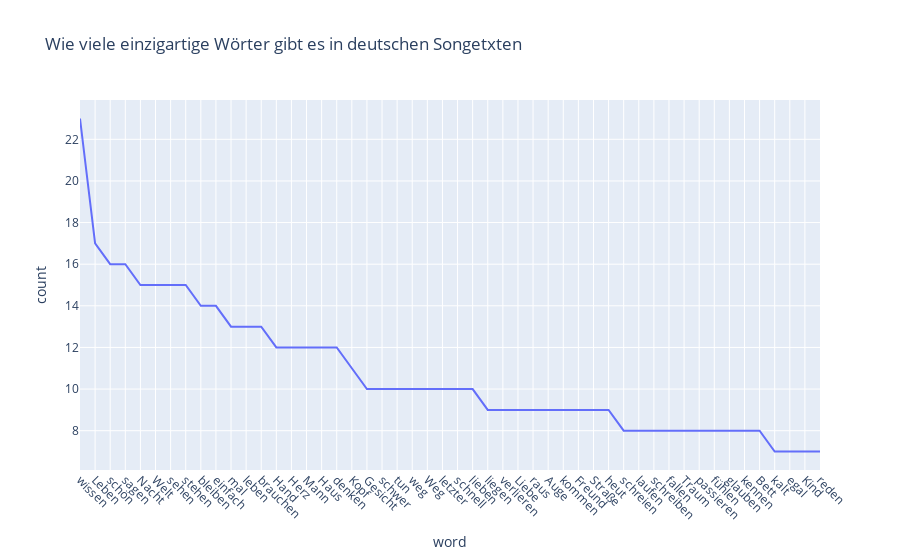

The code cell stored with this chart in its notebook:
### Code cell
unique_word_count_fig = unique_word_count_df.sort_values('count', ascending=False).iloc[:50].plot(kind="line",x="word",y="count", title="Welche Wörter kommen am meisten vor")
unique_word_count_fig.update_layout(xaxis_tickangle=45)
unique_word_count_fig.update_traces(hovertemplate='Word: %{x}<br>Count: %{y}<br>Text: %{text}')

unique_word_count_fig.show()

### Figure 1 — Plotly figure (JSON) as saved in the notebook; plotly's stock layout.template omitted (floating-point values rounded to 4 significant figures)
{"data": [{"hovertemplate": "Word: %{x}<br>Count: %{y}<br>Text: %{text}", "legendgroup": "", "line": {"color": "#636efa", "dash": "solid"}, "marker": {"symbol": "circle"}, "mode": "lines", "name": "", "orientation": "v", "showlegend": false, "type": "scatter", "x": ["wissen", "Leben", "schön", "sagen", "Nacht", "Welt", "sehen", "stehen", "bleiben", "einfach", "mal", "leben", "brauchen", "Hand", "Herz", "Mann", "Haus", "denken", "Kopf", "Gesicht", "schwer", "tun", "weg", "Weg", "letzter", "schnell", "lieben", "liegen", "verlieren", "Liebe", "raus", "Auge", "kommen", "Freund", "Straße", "heut", "schreien", "laufen", "schreiben", "fallen", "Traum", "passieren", "fühlen", "glauben", "kennen", "Bett", "kalt", "egal", "Kind", "reden"], "xaxis": "x", "y": [23, 17, 16, 16, 15, 15, 15, 15, 14, 14, 13, 13, 13, 12, 12, 12, 12, 12, 11, 10, 10, 10, 10, 10, 10, 10, 10, 9, 9, 9, 9, 9, 9, 9, 9, 9, 8, 8, 8, 8, 8, 8, 8, 8, 8, 8, 7, 7, 7, 7], "yaxis": "y"}], "layout": {"legend": {"tracegroupgap": 0}, "title": {"text": "Wie viele einzigartige Wörter gibt es in deutschen Songetxten"}, "xaxis": {"anchor": "y", "domain": [0, 1], "tickangle": 45, "title": {"text": "word"}}, "yaxis": {"anchor": "x", "domain": [0, 1], "title": {"text": "count"}}}}
